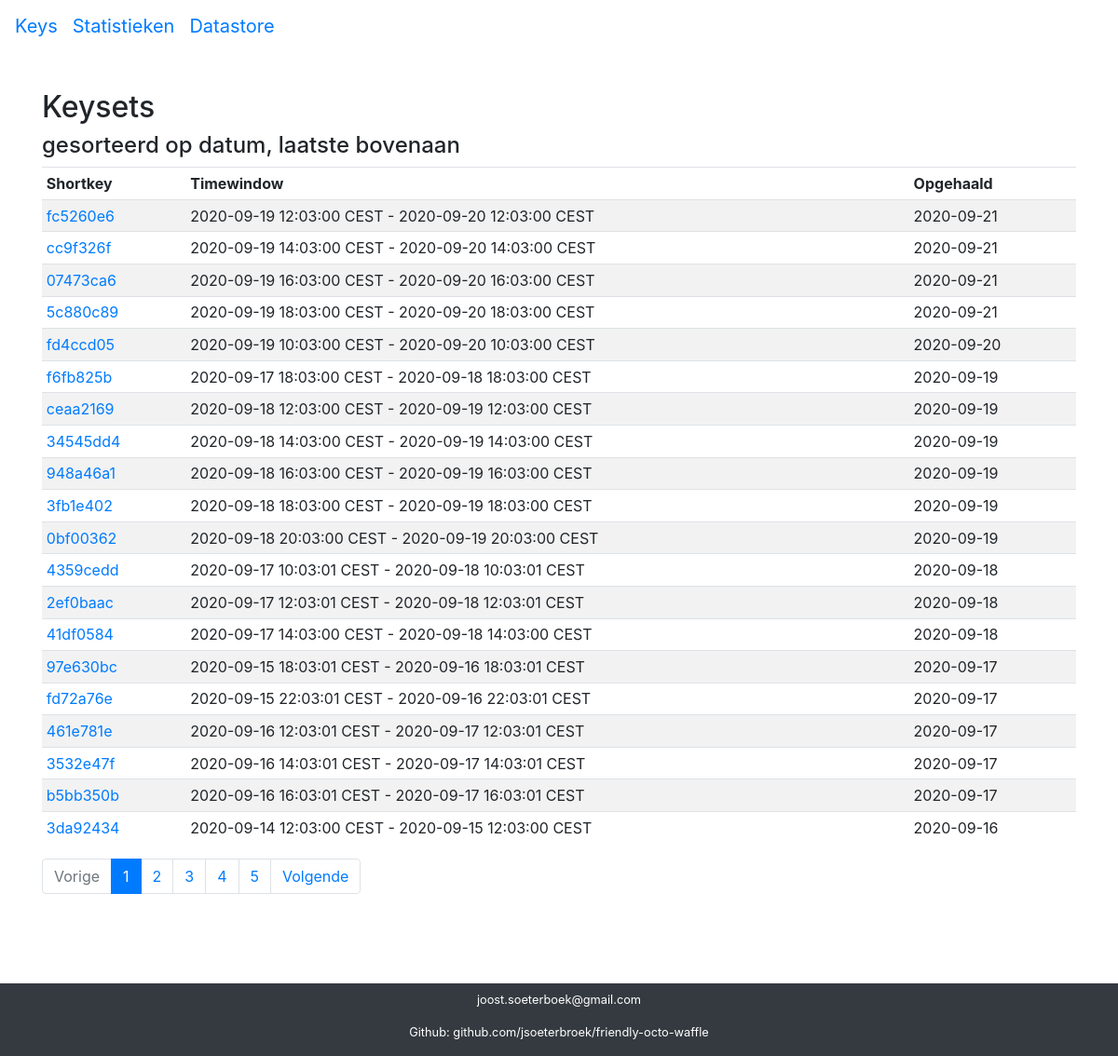
Page /keys/ on the earlier database version.
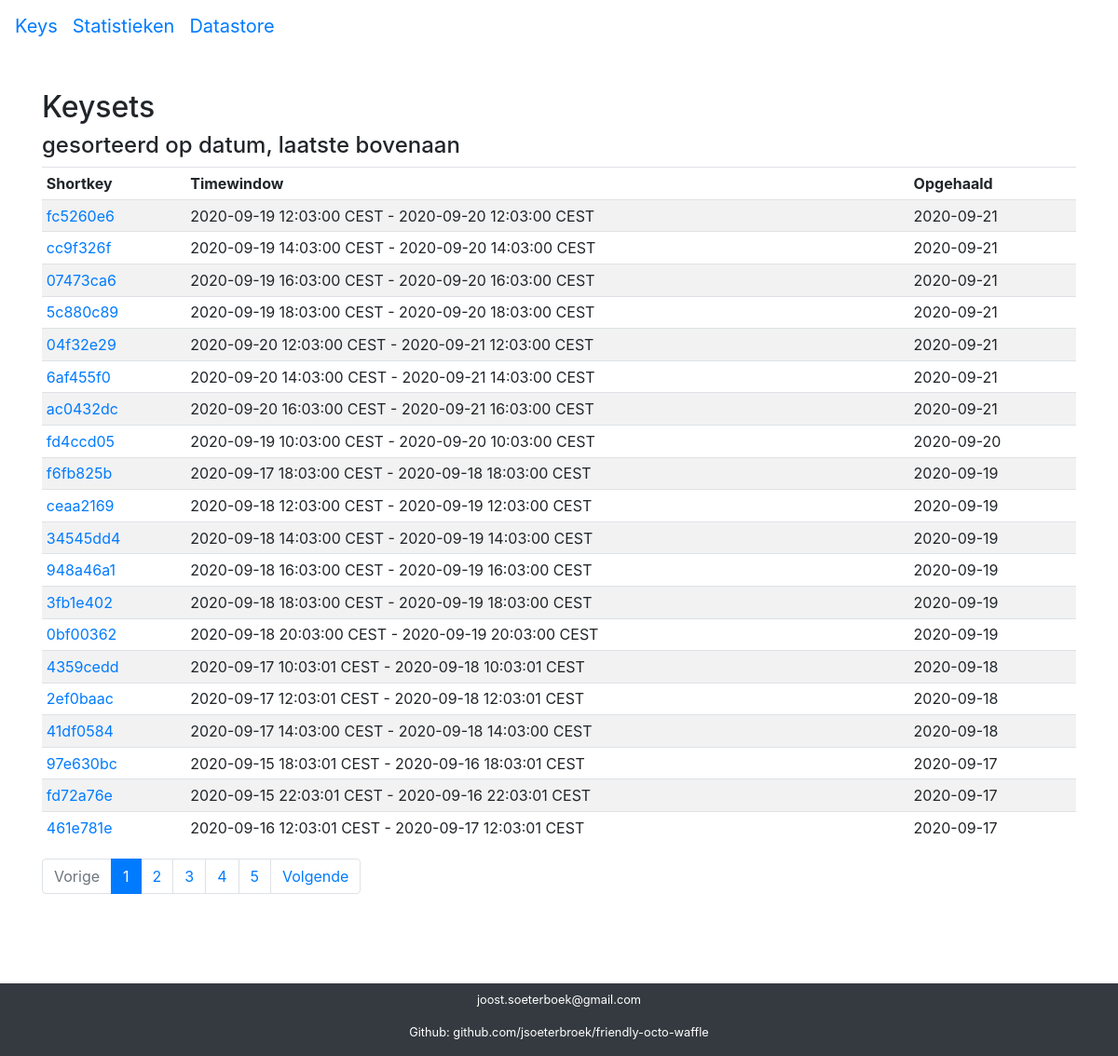
Same page on the later database version.
### keys/models.py (models this page shows, shortened)
class Keys(models.Model):
    key = models.CharField("key", max_length=255, unique=True, primary_key=True)
    shortkey = models.CharField("short key", max_length=8)
    created = models.DateTimeField(auto_now_add=True, editable=False)
    environment = models.CharField("omgeving", max_length=125)
    seen = models.CharField("opgehaald", max_length=48)
    start_timestamp = models.CharField("timestamp start", max_length=48)
    end_timestamp = models.CharField("timestamp end", max_length=48)
    num_teks = models.IntegerField('number of keys')
    class Meta:
        verbose_name = 'Exposure Keyset'
        verbose_name_plural = 'Exposure Keysets'

### keys/views.py (the view)
# urls.py: path('keys/', include('keys.urls'), name='key_index'),
def key_index(request):
    keysets_list_latest = Keys.objects.order_by('-seen')
    paginator = Paginator(keysets_list_latest, settings.KEYSETS_PAGINATE_BY)
    page = request.GET.get('page')
    try:
        plist = paginator.get_page(page)
    except PageNotAnInteger:
        plist = paginator.get_page(1)
    except EmptyPage:
        plist = paginator.get_page(paginator.num_pages)
    context = {'plist': plist}
    return render(request, 'key_index.html', context)

### keys/templates/key_index.html
{% extends "base.html" %}
{% block content %}
{% load static %}
{% load l10n %}
<p>&nbsp;</p>
<h2> Keysets </h2>
<h4> gesorteerd op datum, laatste bovenaan </h4>
  {% if plist %}
  <table class="table table-striped table-sm">
          <thead>
            <tr>
                    <td><b>Shortkey</b></td>
                    <td><b>Timewindow</b></td>
                    <td><b>Opgehaald</b></td>
            </tr>
          </thead>
          <tbody>
    {% for p in plist %}
      <tr>
          <td><a href="{{p.shortkey}}/">{{p.shortkey}}<a/></td><td>{{p.start_timestamp}} - {{p.end_timestamp}}</td><td>{{p.seen}}</td>
      </tr>
    {% endfor %}
  </tbody>
  </table>
 {% if plist.has_other_pages %}
  <nav aria-label="pagination">
  <ul class="pagination">
    {% if plist.has_previous %}
      <li class="page-item"><a class="page-link" href="?page={{ plist.previous_page_number }}">Vorige</a></li>
    {% else %}
      <li class="page-item disabled"><span class="page-link">Vorige</span></li>
    {% endif %}
    {% for i in plist.paginator.page_range %}
      {% if plist.number == i %}
        <li class="page-item active"><span class="page-link">{{ i }} <span class="sr-only">(current)</span></span></li>
      {% else %}
        <li class="page-item"><a class="page-link" href="?page={{ i }}">{{ i }}</a></li>
      {% endif %}
    {% endfor %}
    {% if plist.has_next %}
      <li class="page-item"><a class="page-link" href="?page={{ plist.next_page_number }}">Volgende</a></li>
    {% else %}
      <li class="page-item disabled"><span class="page-link">Volgende</span></li>
    {% endif %}
  </ul>
  </nav>
  {% endif %}
  {% else %}
   <p>There are no keysets in the database.</p>
  {% endif %}
{% endblock %}

Differences in the rows shown:
no longer on this page (row unchanged): Keys: shortkey "3532e47f", start_timestamp "2020-09-16 14:03:01 CEST", end_timestamp "2020-09-17 14:03:01 CEST", seen "2020-09-17"
no longer on this page (row unchanged): Keys: shortkey "b5bb350b", start_timestamp "2020-09-16 16:03:01 CEST", end_timestamp "2020-09-17 16:03:01 CEST", seen "2020-09-17"
no longer on this page (row unchanged): Keys: shortkey "3da92434", start_timestamp "2020-09-14 12:03:00 CEST", end_timestamp "2020-09-15 12:03:00 CEST", seen "2020-09-16"
added Keys: shortkey "04f32e29", start_timestamp "2020-09-20 12:03:00 CEST", end_timestamp "2020-09-21 12:03:00 CEST", seen "2020-09-21"
added Keys: shortkey "6af455f0", start_timestamp "2020-09-20 14:03:00 CEST", end_timestamp "2020-09-21 14:03:00 CEST", seen "2020-09-21"
added Keys: shortkey "ac0432dc", start_timestamp "2020-09-20 16:03:00 CEST", end_timestamp "2020-09-21 16:03:00 CEST", seen "2020-09-21"
